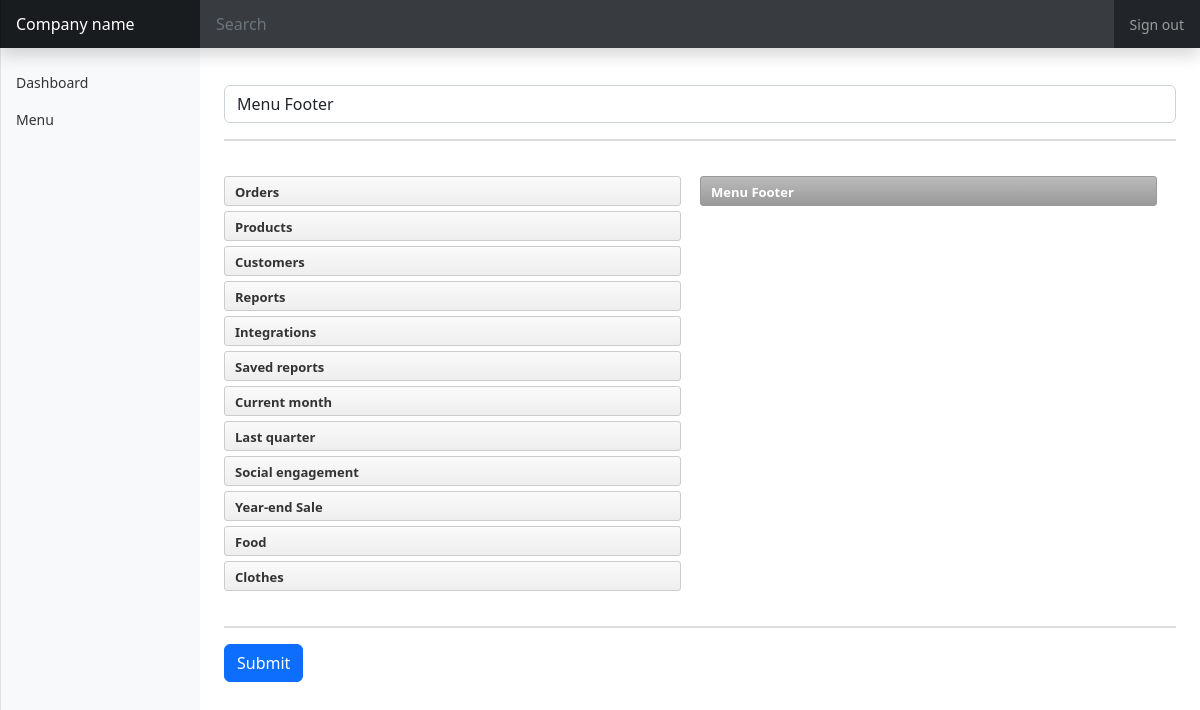
The page /admin/edit_items_view/2 on the database its author committed.
### tables this page shows
CREATE TABLE `menu` (
  `id` int(11) NOT NULL,
  `name` varchar(255) NOT NULL,
  `menu_items` text NOT NULL,
  `status` int(1) NOT NULL DEFAULT 1
);

CREATE TABLE `menu_items` (
  `id` int(11) NOT NULL,
  `name` varchar(128) NOT NULL,
  `url` varchar(128) NOT NULL,
  `target` varchar(50) NOT NULL,
  `parent_id` int(11) NOT NULL,
  `status` int(1) NOT NULL DEFAULT 1
);

### application/views/admin/includes/main.php (called while the page is built)
<?php include 'header.php';?>
<?php include 'sidebar.php';?>
<?php $this->load->view($temp);?>
<?php include 'footer.php';?>

### application/controllers/Admin.php (called while the page is built, shortened)
<?php
class Admin extends CI_Controller {
	public function edit_items_view(){
		$menu_id = $this->uri->segment(3);
		$data["menu"] = $this->admin_model->get_menu();
		$data["menu"] = $this->admin_model->getmenuById($menu_id);
		$data["menu_items"] = $this->admin_model->get_menu_items();
		$data["temp"] = "admin/edit-menu";
		$this ->load->view('admin/includes/main', $data);
	}
}

### index.php (called while the page is built, shortened)
<?php
require_once BASEPATH.'core/CodeIgniter.php';

### application/models/Admin_model.php (called while the page is built, shortened)
<?php
class Admin_model extends CI_Model {
    public function get_menu(){
        $this->db->where('status', 1);
        $query = $this->db->get('menu');
        return $query->result();
    }
    public function get_menu_items(){
        $this->db->where('status', 1);
        $query = $this->db->get('menu_items');
        return $query->result();
    }
    public function getmenuById($id){
        $this->db->where('id', $id);
        $query = $this->db->get('menu');
        return $query->result();
    }
 }

### application/views/admin/edit-menu.php (the view, shortened to what this page needs)
<head>
</head>
<body>
<main class="col-md-9 ms-sm-auto col-lg-10 px-md-4">
<?php if($menu): ?>
<form class="mt-3" method="POST" enctype="multipart/form-data" action="<?php echo base_url("admin/addMenu");?>">
    <?php foreach ($menu as $m):?>
<div class="mb-3">
      <input type="text" class="form-control" name="name" id="name" value="<?php echo $m->name?>">
    </div>
<?php endforeach; ?>
    <div class="cf nestable-lists">
<?php if ($menu_items):?>
        <div class="dd" id="nestable">
            <ol class="dd-list">
            <?php foreach($menu_items as $m):?>
                <li class="dd-item" data-id="<?php echo $m->id;?>">
                    <div class="dd-handle"><?php echo $m->name;?></div>
                </li>
                <?php endforeach; ?>
            </ol>
        </div>
<?php endif; ?>
<?php foreach($menu as $m): ?>
        <div class="dd" id="nestable2">
            <ol class="dd-list dd3-list">
                <li class="dd-item" data-id="<?php echo $m->id;?>">
                    <div class="dd-handle"><?php echo $m->name;?></div>
                </li>
            </ol>
        </div>
    </div>
    <input type="submit" class="btn btn-primary mt-3" name="submit"></input>
    <?php endforeach; ?>
   </form>
   <?php endif; ?>
</main>
</body>

### assets/dashboard.css (style rules this page uses)
body { font-size: .875rem; }

### assets/dashboard.rtl.css (style rules this page uses)
body { font-size: .875rem; }

### application/views/admin/edit-menu.php (style rules this page uses)
.cf:after { visibility: hidden; display: block; font-size: 0; content: " "; clear: both; height: 0; }
.dd { position: relative; display: block; margin: 0; padding: 0; max-width: 600px; list-style: none; font-size: 13px; line-height: 20px; }
.dd-list { display: block; position: relative; margin: 0; padding: 0; list-style: none; }
.dd-item, .dd-empty, .dd-placeholder { display: block; position: relative; margin: 0; padding: 0; min-height: 20px; font-size: 13px; line-height: 20px; }
.dd-handle { display: block; height: 30px; margin: 5px 0; padding: 5px 10px; color: #333; text-decoration: none; font-weight: bold; border: 1px solid #ccc; background: #fafafa; background: -webkit-linear-gradient(top, #fafafa 0%, #eee 100%); background: -moz-linear-gradient(top, #fafafa 0%, #eee 100%); background: linear-gradient(top, #fafafa 0%, #eee 100%); -webkit-border-radius: 3px; border-radius: 3px; box-sizing: border-box; -moz-box-sizing: border-box; }
.nestable-lists { display: block; clear: both; padding: 30px 0; width: 100%; border: 0; border-top: 2px solid #ddd; border-bottom: 2px solid #ddd; }
#nestable2 .dd-handle { color: #fff; border: 1px solid #999; background: #bbb; background: -webkit-linear-gradient(top, #bbb 0%, #999 100%); background: -moz-linear-gradient(top, #bbb 0%, #999 100%); background: linear-gradient(top, #bbb 0%, #999 100%); }
@media only screen and (min-width: 700px) { .dd { float: left; width: 48%; } }
@media only screen and (min-width: 700px) { .dd + .dd { margin-left: 2%; } }

### rows shown on the page
menu: name "Menu Footer"
menu_items: name "Orders"
menu_items: name "Products"
menu_items: name "Customers"
menu_items: name "Reports"
menu_items: name "Integrations"
menu_items: name "Saved reports"
menu_items: name "Current month"
menu_items: name "Last quarter"
menu_items: name "Social engagement"
menu_items: name "Year-end Sale"
menu_items: name "Food"
menu_items: name "Clothes"
